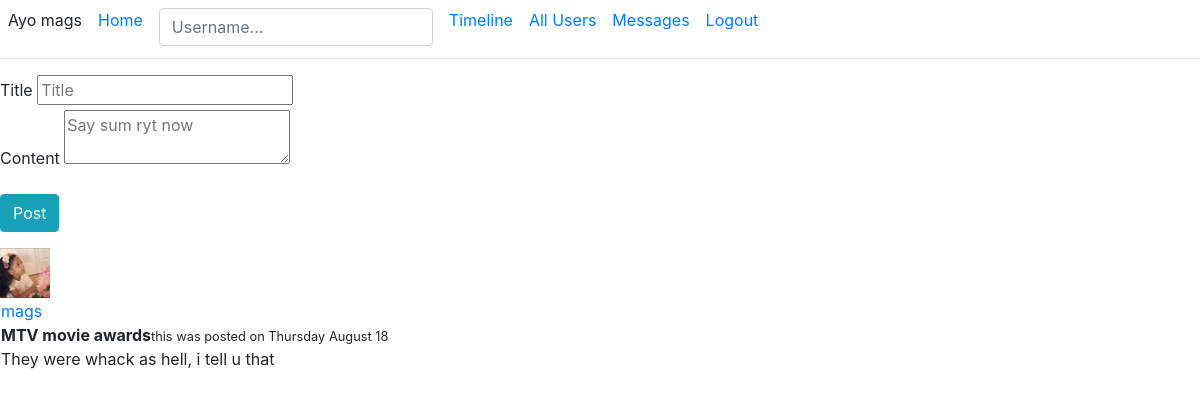
The page /index (signed in) on the database its author committed.
### chi/models.py (models this page shows, shortened)
class PaginatedAPIMixin (object):
	@staticmethod
	def to_dict_collection(query, page, per_page, endpoint, **kwargs):
		resources = query.paginate(page, per_page, False)
		data = {
			"users" : [item.py_dict() for item in resources.items],
			"meta_data" : {
				"page" : page,
				"per_page" : per_page,
				"total_pages" : resources.pages,
				"number_of_items" : resources.total
			},
			"_links" : {
				"self_url" : url_for(endpoint, page=page, per_page=per_page, **kwargs),
				"next_page" : url_for(endpoint, page=page + 1, per_page=per_page, **kwargs) if resources.has_next else None,
				"previous_page" : url_for(endpoint, page=page, per_page=per_page, **kwargs) if resources.has_prev else None
			}
		}
		return data

class User(PaginatedAPIMixin, db.Model, UserMixin):
	id = db.Column(db.Integer, primary_key=True)
	username = db.Column(db.String(50), index=True, unique=True, nullable=False)
	email = db.Column(db.String(60), index=True, unique=True, nullable=False)
	password = db.Column(db.String(130), nullable=False)
	account_date = db.Column(db.DateTime, default=datetime.utcnow)
	profile_pic = db.Column(db.String(25), default='profile.png')
	last_seen = db.Column(db.DateTime, default=datetime.utcnow)
	about_me = db.Column(db.String(200), nullable=True)
	posts = db.relationship('Post', backref='author', lazy='dynamic')
	messages = db.relationship('Messages', backref='sender', lazy='dynamic')
	followed_user = db.relationship ('User', secondary=followers,
			primaryjoin=(followers.c.follower_id == id),
			secondaryjoin=(followers.c.followed_user_id == id),
			backref=db.backref('followers', lazy='dynamic'), lazy='dynamic')
	def followed_user_posts(self):
		followed_posts = Post.query.join(followers,
				(followers.c.followed_user_id == Post.user_id)).filter(followers.c.follower_id == self.id)
		user_posts = Post.query.filter_by(user_id=self.id)
		return followed_posts.union(user_posts).order_by(Post.date_posted.desc())
	""" Registering the user to the database """

class Post(db.Model):
	id = db.Column(db.Integer, primary_key=True)
	title = db.Column(db.String(100), nullable=False)
	body = db.Column(db.Text, nullable=False)
	user_id = db.Column(db.Integer, db.ForeignKey('user.id'), nullable=False)
	date_posted = db.Column(db.DateTime, index=True, nullable=False, default=datetime.utcnow)

### chi/main/routes.py (the view, shortened to what this page needs)
@home.route('/')
@home.route('/index', methods=['POST', 'GET'])
@login_required
def main():
	title = 'Home'
	form = PostForm()
	page = request.args.get('page', 1, type=int)
	posts = current_user.followed_user_posts().paginate(page, current_app.config['POSTS_PER_PAGE'], False)
	other_posts = url_for('home.main', page=posts.next_num) if posts.has_next else None
	previous_posts = url_for('home.main', page=posts.prev_num) if posts.has_prev else None
	return render_template('main/home.html', posts=posts.items, title=title, form=form, other_posts=other_posts, previous_posts=previous_posts)

### chi/users/forms.py
class PostForm (FlaskForm):
	title = StringField ('Title', validators=[DataRequired(), Length(max=100)])
	body = TextAreaField ('Content', validators=[DataRequired(), Length(min=2, max=250)])
	submit = SubmitField ('Post')

### chi/models.py (called while the page is built)
@login.user_loader
def load_user(id):
	return User.query.get(int(id))

### chi/templates/main/home.html (shortened to what this page needs)
{% extends "base.html" %}
{% block content %}
	{% if form %}
		<form action="" method="POST" class="form-group">
			<div>
				{{ form.title.label }}
				{{ form.title(placeholder='Title' ) }}
			</div>
			<div class="form-group">
				{{ form.body.label }}
				{{ form.body(placeholder='Say sum ryt now') }}
			</div>
			{{ form.submit(class='btn btn-info') }}
		</form>
	{% endif %}
	{% for post in posts %}
		{% include 'includes/_posts.html' %}
	{% endfor %}
{% endblock %}

### chi/templates/base.html (shortened to what this page needs)
<!DOCTYPE html>
<html lang="en">
<head>
    <link rel="stylesheet" type="text/css" href="{{ url_for('static', filename='css/bootstrap.min.css')}}">
</head>
<body>
	<div class="mines-nav">
		{% if current_user.is_anonymous %}
			<div>Google: <a href="/index">Login</a></div>
		{% else %}
			<div style="display: flex; flex-direction: row;">
				<span class="m-2">Ayo {{ current_user.username }}</span>
				<a href="{{ url_for ( 'home.main' ) }}" class="m-2">Home</a>
				<div class="m-search-box m-2">
					<input type="text" class="search-username form-control" name="username" placeholder="Username..." id="userFind">
				</div>
			<a href=" {{ url_for ( 'user.timeline', username=current_user.username ) }} " class="m-2">Timeline</a>
			<a href=" {{ url_for ( 'user.allusers' ) }} " class="m-2">All Users</a>
			<a href=" {{ url_for ( 'chat.message', reciever=current_user.username ) }} " class="m-2">Messages</a>
			<a href=" {{ url_for ( 'user.logout' ) }} " class="m-2 pull-left">Logout</a>
			</div>
		{% endif %}
		<hr class="mt-1">
	</div>
	{% block content %}{% endblock %}
</body>
</html>

### chi/templates/includes/_posts.html
<table>
	<tr>
		<img src="{{ url_for('static', filename='profilePics/profile.PNG' ) }}" style="width: 50px; height: 50px;">
	</tr>
	<td>
		<a href="{{ url_for ('user.timeline', username=post.author.username) }}">{{ post.author.username }}</a>
		<br>
		<span><strong>{{ post.title }}</strong><small>this was posted on {{ post.date_posted.strftime('%A %B %y') }}</small></span>
		<br>
		{{ post.body }}
	</td>
</table>

### rows shown on the page
User: username "mags"
Post: author.username "mags", title "MTV movie awards", date_posted "Thursday August 18", body "They were whack as hell, i tell u that"
